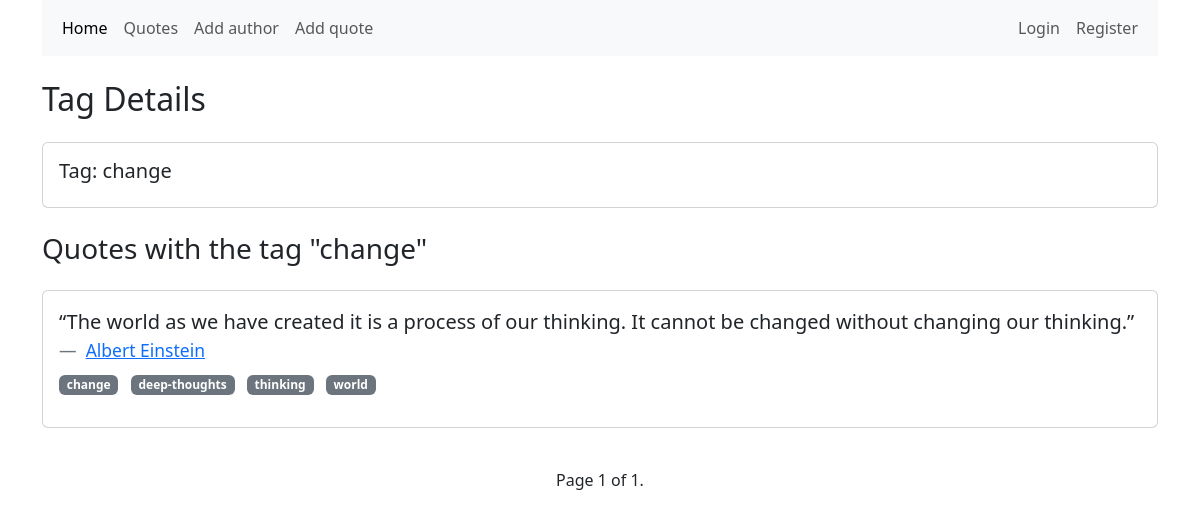
Page /tags/162/ on the committed database.
### app_hm10/models.py (models this page shows, shortened)
class Tag(models.Model):
    name = models.CharField(max_length=50)

class Quote(models.Model):
    author = models.ForeignKey(Author, on_delete=models.CASCADE)
    tags = models.ManyToManyField(Tag)
    text = models.TextField()
    class Meta:
        app_label = "app_hm10"

class Author(models.Model):
    fullname = models.CharField(max_length=255)
    born_date = models.CharField(max_length=255)
    born_location = models.CharField(max_length=255)
    description = models.TextField()
    class Meta:
        app_label = "app_hm10"

### app_hm10/views.py (the view)
# urls.py: path("tags/<int:tag_id>/", views.tag_detail, name="tag_detail"),
def tag_detail(request, tag_id):
    tag = get_object_or_404(Tag, id=tag_id)
    quotes = tag.quote_set.all().order_by('-id')  # Сортуємо по даті, або будь-якому іншому критерію
    paginator = Paginator(quotes, 10)  # Показувати 10 цитат на сторінці
    page_number = request.GET.get('page')
    page_quotes = paginator.get_page(page_number)
    return render(request, 'app_hm10/tag_detail.html', {'tag': tag, 'page_quotes': page_quotes})

### app_hm10/templates/app_hm10/tag_detail.html (shortened to what this page needs)
{% extends "app_hm10/base.html" %}
{% block content %}
    <h2 class="my-4">Tag Details</h2>
    <div class="card">
        <div class="card-body">
            <h5 class="card-title">Tag: {{ tag.name }}</h5>
        </div>
    </div>
    <h3 class="my-4">Quotes with the tag "{{ tag.name }}"</h3>
    <div class="row">
        {% for quote in page_quotes %}
            <div class="col-md-12 mb-4">
                <div class="card">
                    <div class="card-body">
                        <blockquote class="blockquote mb-0">
                            <p>{{ quote.text }}</p>
                            <footer class="blockquote-footer">
                                <a href="{% url 'app_hm10:author_detail' author_id=quote.author.id %}">
                                    {{ quote.author.fullname }}
                                </a>
                            </footer>
                        </blockquote>
                        <ul class="list-inline mt-2">
                            {% for tag in quote.tags.all %}
                                <li class="list-inline-item badge bg-secondary">{{ tag.name }}</li>
                            {% endfor %}
                        </ul>
                    </div>
                </div>
            </div>
        {% endfor %}
    </div>
    <div class="pagination justify-content-center my-3">
        <span class="current-page mx-3">
            Page {{ page_quotes.number }} of {{ page_quotes.paginator.num_pages }}.
        </span>
    </div>
{% endblock %}

### rows in the picture
Tag: name "change"
Quote: text "“The world as we have created it is a process of our thinking. It cannot be changed without changing our thinking.”", author.fullname "Albert Einstein"
Tag: name "deep-thoughts"
Tag: name "thinking"
Tag: name "world"

### other values in the picture
{{ page_quotes.number }} "1"
{{ page_quotes.paginator.num_pages }} "1"
